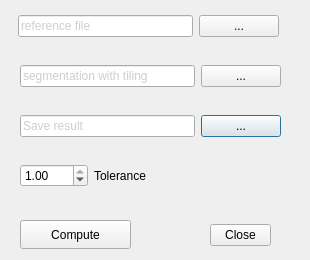
<?xml version="1.0" encoding="UTF-8"?>
<ui version="4.0">
 <class>HooverCalculator</class>
 <widget class="QDialog" name="HooverCalculator">
  <property name="geometry">
   <rect>
    <x>0</x>
    <y>0</y>
    <width>310</width>
    <height>260</height>
   </rect>
  </property>
  <property name="windowTitle">
   <string>Dialog</string>
  </property>
  <widget class="QWidget" name="layoutWidget_2">
   <property name="geometry">
    <rect>
     <x>20</x>
     <y>110</y>
     <width>261</width>
     <height>32</height>
    </rect>
   </property>
   <layout class="QHBoxLayout" name="horizontalLayout_8">
    <item>
     <widget class="QLineEdit" name="fileName_HooverComparison">
      <property name="palette">
       <palette>
        <active>
         <colorrole role="Text">
          <brush brushstyle="SolidPattern">
           <color alpha="101">
            <red>128</red>
            <green>128</green>
            <blue>128</blue>
           </color>
          </brush>
         </colorrole>
        </active>
        <inactive>
         <colorrole role="Text">
          <brush brushstyle="SolidPattern">
           <color alpha="101">
            <red>128</red>
            <green>128</green>
            <blue>128</blue>
           </color>
          </brush>
         </colorrole>
        </inactive>
        <disabled>
         <colorrole role="Text">
          <brush brushstyle="SolidPattern">
           <color alpha="255">
            <red>128</red>
            <green>128</green>
            <blue>128</blue>
           </color>
          </brush>
         </colorrole>
        </disabled>
       </palette>
      </property>
      <property name="text">
       <string>Save result</string>
      </property>
     </widget>
    </item>
    <item>
     <widget class="QPushButton" name="selectHooverComparison">
      <property name="text">
       <string>...</string>
      </property>
     </widget>
    </item>
   </layout>
  </widget>
  <widget class="QPushButton" name="ComputeHoover">
   <property name="geometry">
    <rect>
     <x>20</x>
     <y>220</y>
     <width>111</width>
     <height>29</height>
    </rect>
   </property>
   <property name="text">
    <string>Compute</string>
   </property>
  </widget>
  <widget class="QWidget" name="layoutWidget">
   <property name="geometry">
    <rect>
     <x>18</x>
     <y>10</y>
     <width>261</width>
     <height>32</height>
    </rect>
   </property>
   <layout class="QHBoxLayout" name="horizontalLayout_2">
    <item>
     <widget class="QLineEdit" name="fileName_HooverReference">
      <property name="palette">
       <palette>
        <active>
         <colorrole role="Text">
          <brush brushstyle="SolidPattern">
           <color alpha="98">
            <red>128</red>
            <green>128</green>
            <blue>128</blue>
           </color>
          </brush>
         </colorrole>
        </active>
        <inactive>
         <colorrole role="Text">
          <brush brushstyle="SolidPattern">
           <color alpha="98">
            <red>128</red>
            <green>128</green>
            <blue>128</blue>
           </color>
          </brush>
         </colorrole>
        </inactive>
        <disabled>
         <colorrole role="Text">
          <brush brushstyle="SolidPattern">
           <color alpha="255">
            <red>128</red>
            <green>128</green>
            <blue>128</blue>
           </color>
          </brush>
         </colorrole>
        </disabled>
       </palette>
      </property>
      <property name="text">
       <string>reference file</string>
      </property>
      <property name="frame">
       <bool>true</bool>
      </property>
      <property name="echoMode">
       <enum>QLineEdit::Normal</enum>
      </property>
      <property name="placeholderText">
       <string/>
      </property>
     </widget>
    </item>
    <item>
     <widget class="QPushButton" name="SelectReference">
      <property name="text">
       <string>...</string>
      </property>
     </widget>
    </item>
   </layout>
  </widget>
  <widget class="QWidget" name="layoutWidget_4">
   <property name="geometry">
    <rect>
     <x>20</x>
     <y>160</y>
     <width>141</width>
     <height>32</height>
    </rect>
   </property>
   <layout class="QHBoxLayout" name="horizontalLayout_5">
    <item>
     <widget class="QDoubleSpinBox" name="tolerance">
      <property name="minimum">
       <double>0.510000000000000</double>
      </property>
      <property name="maximum">
       <double>1.000000000000000</double>
      </property>
      <property name="singleStep">
       <double>0.100000000000000</double>
      </property>
      <property name="value">
       <double>1.000000000000000</double>
      </property>
     </widget>
    </item>
    <item>
     <widget class="QLabel" name="label_9">
      <property name="text">
       <string>Tolerance</string>
      </property>
     </widget>
    </item>
   </layout>
  </widget>
  <widget class="QWidget" name="layoutWidget_3">
   <property name="geometry">
    <rect>
     <x>20</x>
     <y>60</y>
     <width>261</width>
     <height>32</height>
    </rect>
   </property>
   <layout class="QHBoxLayout" name="horizontalLayout_4">
    <item>
     <widget class="QLineEdit" name="fileName_HooverTilingSeg">
      <property name="palette">
       <palette>
        <active>
         <colorrole role="Text">
          <brush brushstyle="SolidPattern">
           <color alpha="101">
            <red>128</red>
            <green>128</green>
            <blue>128</blue>
           </color>
          </brush>
         </colorrole>
        </active>
        <inactive>
         <colorrole role="Text">
          <brush brushstyle="SolidPattern">
           <color alpha="101">
            <red>128</red>
            <green>128</green>
            <blue>128</blue>
           </color>
          </brush>
         </colorrole>
        </inactive>
        <disabled>
         <colorrole role="Text">
          <brush brushstyle="SolidPattern">
           <color alpha="255">
            <red>128</red>
            <green>128</green>
            <blue>128</blue>
           </color>
          </brush>
         </colorrole>
        </disabled>
       </palette>
      </property>
      <property name="text">
       <string>segmentation with tiling</string>
      </property>
     </widget>
    </item>
    <item>
     <widget class="QPushButton" name="selectTilingSeg">
      <property name="text">
       <string>...</string>
      </property>
     </widget>
    </item>
   </layout>
  </widget>
  <widget class="QDialogButtonBox" name="buttonBox">
   <property name="geometry">
    <rect>
     <x>210</x>
     <y>200</y>
     <width>61</width>
     <height>71</height>
    </rect>
   </property>
   <property name="orientation">
    <enum>Qt::Horizontal</enum>
   </property>
   <property name="standardButtons">
    <set>QDialogButtonBox::Close</set>
   </property>
   <property name="centerButtons">
    <bool>true</bool>
   </property>
  </widget>
  <zorder>buttonBox</zorder>
  <zorder>layoutWidget_2</zorder>
  <zorder>ComputeHoover</zorder>
  <zorder>layoutWidget</zorder>
  <zorder>layoutWidget_4</zorder>
  <zorder>layoutWidget_3</zorder>
  <zorder>buttonBox</zorder>
 </widget>
 <resources/>
 <connections>
  <connection>
   <sender>buttonBox</sender>
   <signal>accepted()</signal>
   <receiver>HooverCalculator</receiver>
   <slot>accept()</slot>
   <hints>
    <hint type="sourcelabel">
     <x>248</x>
     <y>254</y>
    </hint>
    <hint type="destinationlabel">
     <x>157</x>
     <y>274</y>
    </hint>
   </hints>
  </connection>
  <connection>
   <sender>buttonBox</sender>
   <signal>rejected()</signal>
   <receiver>HooverCalculator</receiver>
   <slot>reject()</slot>
   <hints>
    <hint type="sourcelabel">
     <x>316</x>
     <y>260</y>
    </hint>
    <hint type="destinationlabel">
     <x>286</x>
     <y>274</y>
    </hint>
   </hints>
  </connection>
 </connections>
</ui>
